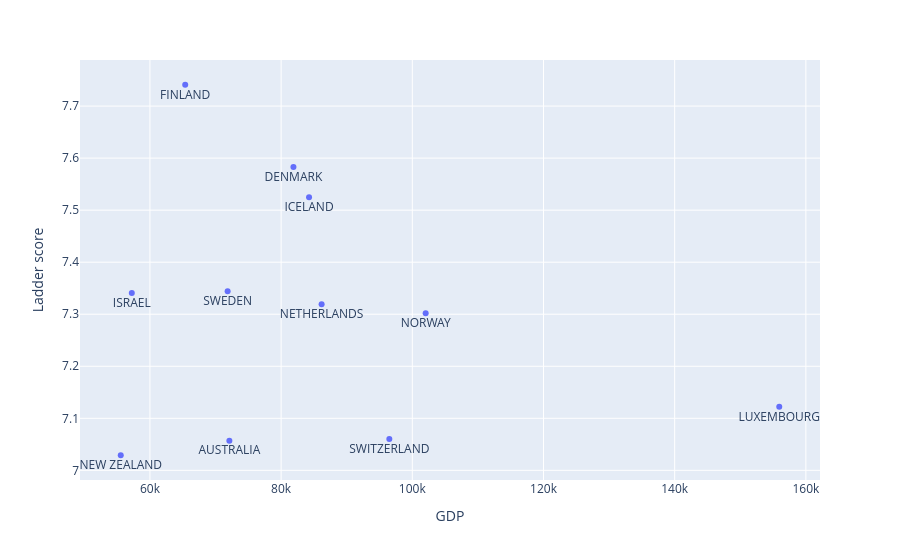

The notebook cell this image was saved under:
### Code cell
# Plotting the rich and largely satisfied countries on a plot to look for outliers

import plotly.express as px

fig = px.scatter(
    outlier_check,
    x='GDP',
    y='Ladder score',
    text='Country name'
)

fig.update_traces(textposition='bottom center')
fig.show()

### Figure 1 — Plotly figure (JSON) as saved in the notebook; plotly's stock layout.template omitted (floating-point values rounded to 4 significant figures)
{"data": [{"hovertemplate": "GDP=%{x}<br>Ladder score=%{y}<br>Country name=%{text}<extra></extra>", "legendgroup": "", "marker": {"color": "#636efa", "symbol": "circle"}, "mode": "markers+text", "name": "", "orientation": "v", "showlegend": false, "text": ["FINLAND", "DENMARK", "ICELAND", "SWEDEN", "ISRAEL", "NETHERLANDS", "NORWAY", "LUXEMBOURG", "SWITZERLAND", "AUSTRALIA", "NEW ZEALAND"], "textposition": "bottom center", "type": "scatter", "x": [65380.0, 81880.0, 84260.0, 71840.0, 57240.0, 86170.0, 102000.0, 155900.0, 96500.0, 72110.0, 55550.0], "xaxis": "x", "y": [7.741, 7.583, 7.525, 7.344, 7.341, 7.319, 7.302, 7.122, 7.06, 7.057, 7.029], "yaxis": "y"}], "layout": {"legend": {"tracegroupgap": 0}, "margin": {"t": 60}, "xaxis": {"anchor": "y", "domain": [0, 1], "title": {"text": "GDP"}}, "yaxis": {"anchor": "x", "domain": [0, 1], "title": {"text": "Ladder score"}}}}
